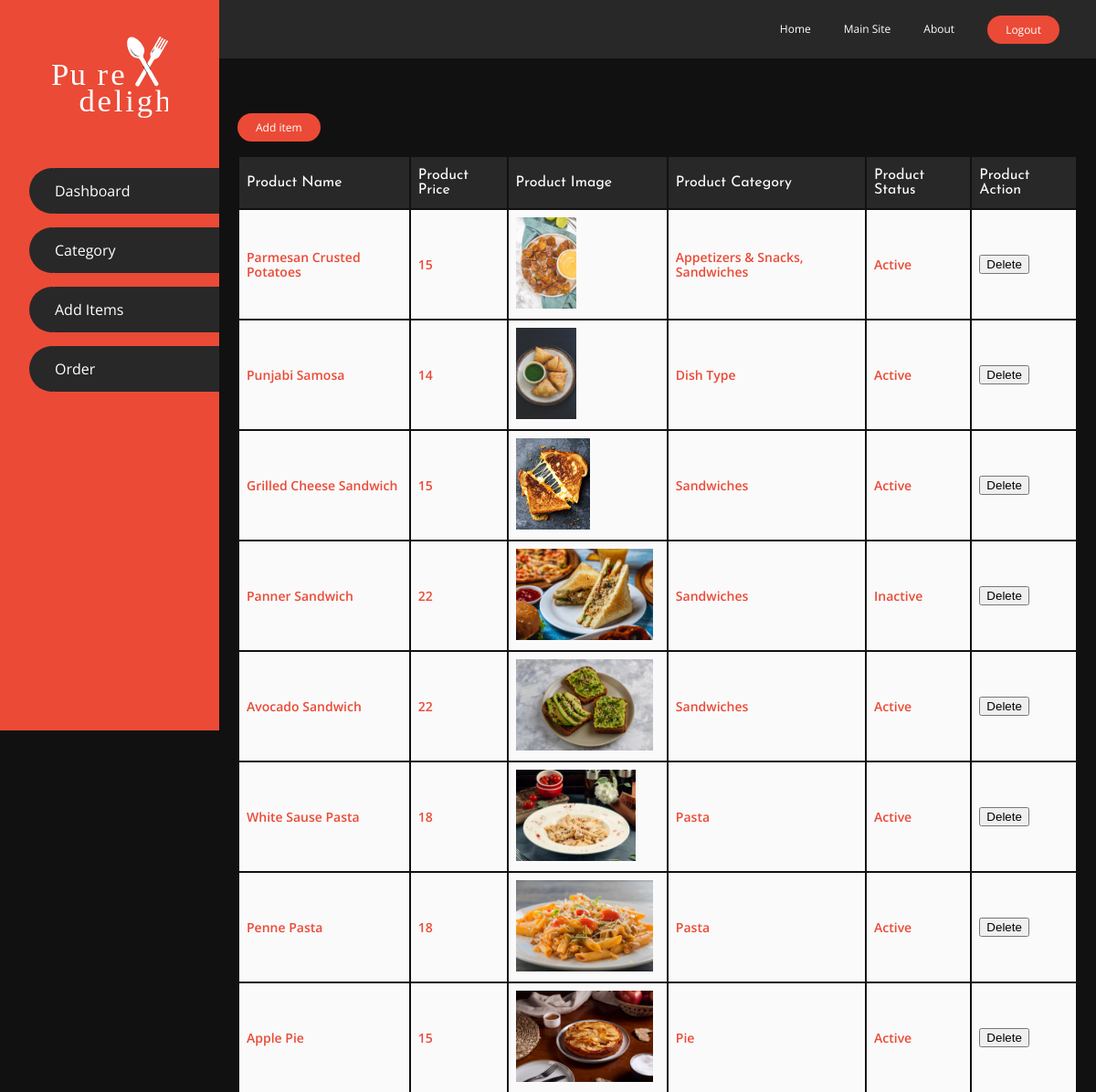
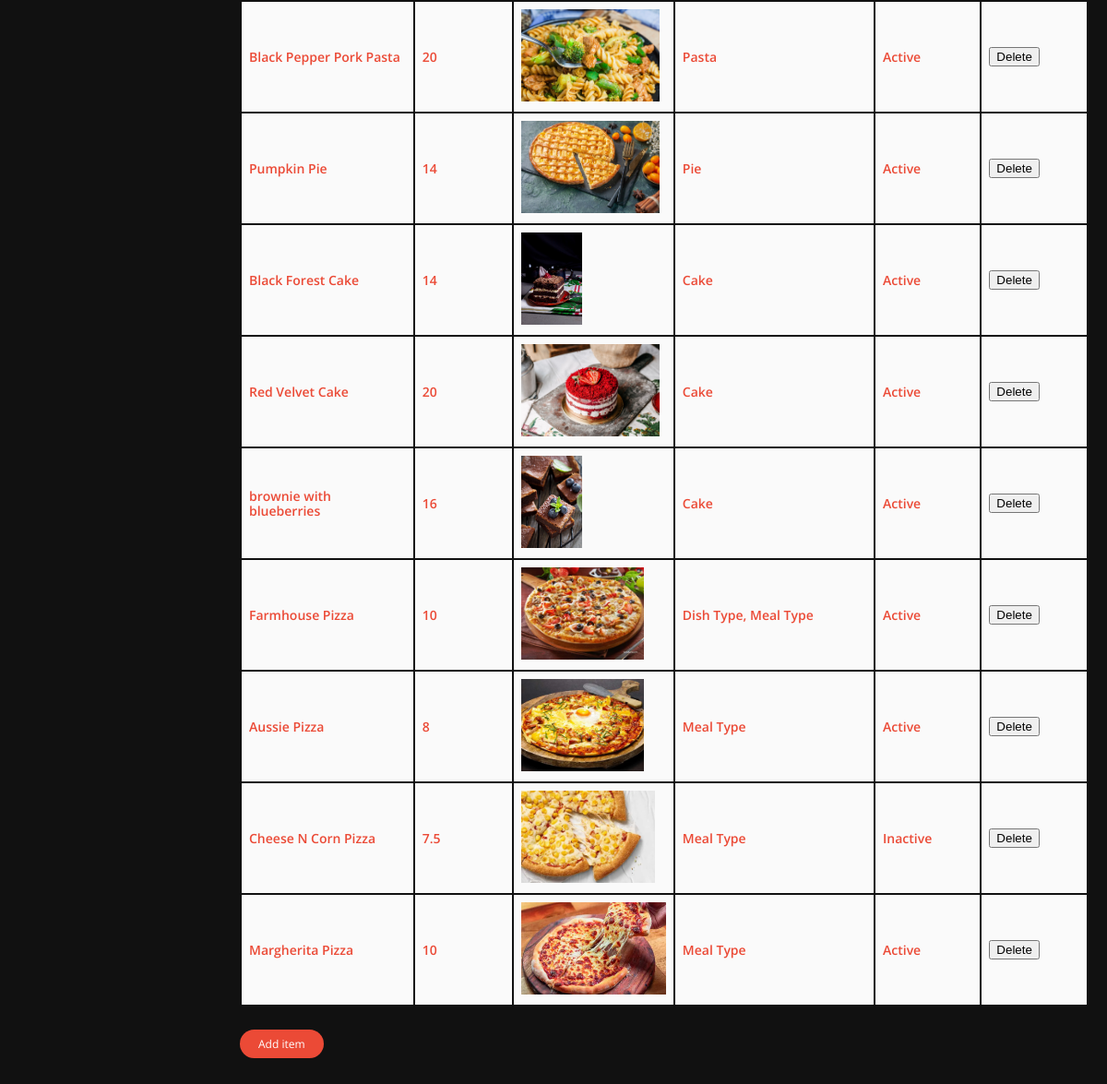
/admin/menu (signed in), run on the app's committed database (2 pictures, top to bottom).
### tables this page shows
CREATE TABLE IF NOT EXISTS `products` (
  `item_id` int NOT NULL,
  `item_name` varchar(255) NOT NULL,
  `item_price` varchar(255) NOT NULL,
  `item_image` varchar(255) DEFAULT NULL,
  `item_description` text,
  `item_category` varchar(50) DEFAULT NULL,
  `item_status` varchar(20) DEFAULT NULL,
  PRIMARY KEY (`item_id`)
);

### admin/menu.php (the view, shortened to what this page needs)
<?php
include('./config.php');
include('header.php');
$psql = "SELECT  * FROM products";
$products = $mysqli->query($psql);
?>
<main class="main">
    <section class="add-item-wrapper">
        <div class="container">
            <div class="add_item_btn">
                <button class="add_product" data-fancybox data-src="#add-item-popup">Add item</button>
            </div>
            <?php if ($products) { ?>
                <div class="table-items">
                    <table>
                        <thead>
                            <tr>
                                <th>Product Name</th>
                                <th>Product Price</th>
                                <th>Product Image</th>
                                <th>Product Category</th>
                                <th>Product Status</th>
                                <th>Product Action</th>
                            </tr>
                        </thead>
                        <tbody>
                            <?php
                            while ($product = $products->fetch_assoc()) {
                                $name = $product['item_name'];
                                $price = $product['item_price'];
                                $image = $product['item_image'];
                                $status = $product['item_status'];
                                $cats = [];
                                if (!empty($product['item_category'])) {
                                    $cat = explode(',', $product['item_category']);
                                    $cats = [];
                                    for ($i = 0; $i < count($cat); $i++) {
                                        $sql = "SELECT term_name FROM taxonomy WHERE term_id=" . $cat[$i];
                                        $result = $mysqli->query($sql);
                                        if ($result && $result->num_rows > 0) {
                                            $row = $result->fetch_assoc();
                                            array_push($cats, $row['term_name']);
                                        }
                                    }
                                }
                            ?>
                                <tr>
                                    <td><?php echo $name; ?></td>
                                    <td><?php echo $price; ?></td>
                                    <td><img src="uploads/<?php echo $image; ?>" style="height: 100px;"></td>
                                    <td><?php echo !empty($cats) ? implode(', ', $cats) : "Uncategories" ?></td>
                                    <td><?php echo $status == 1 ? "Active" : "Inactive"; ?></td>
                                    <td>
                                        <button class="btn btn-danger delete-item" data-item_id="<?php echo $product['item_id'] ?>">Delete</button>
                                    </td>
                                </tr>
                            <?php } ?>
                        </tbody>
                    </table>
                </div>
            <?php $products->free();
            } ?>
            <div class="add_item_btn">
                <button class="add_product" data-fancybox data-src="#add-item-popup">Add item</button>
            </div>
        </div>
    </section>
</main>
<?php include('footer.php'); ?>

### admin/header.php (shortened to what this page needs)
<!DOCTYPE html>
<html lang="en">
<head>
    <link rel="stylesheet" href="../assets/css/admin.css">
    <link rel="stylesheet" href="https://cdnjs.cloudflare.com/ajax/libs/font-awesome/6.3.0/css/all.min.css">
    <link rel="stylesheet" href="https://cdnjs.cloudflare.com/ajax/libs/fancybox/3.5.7/jquery.fancybox.css" />
</head>
<body>
    <div class="top-bar">
        <ul class="d-flex">
            <li><a href="#about">Home</a></li>
            <li><a href="#services">Main Site</a></li>
            <li><a href="#gallery">About</a></li>
        </ul>
        <?php
        if (!isset($_SESSION['adminemail'])) {
        ?>
            <a href="/puredelight/login" class="header-btn">Login</a>
        <?php } else { ?>
            <a href="/puredelight/admin/logout" class="header-btn">Logout</a>
        <?php } ?>
    </div>
    <div class="header2 d-flex">
        <div class="sidebar">
            <a href="/puredelight"><img src="./uploads/site-logo.svg"></a>
            <ul class="sidebar-tabs">
                <li><a href="./index.php">Dashboard</a></li>
                <li><a href="./category">Category</a></li>
                <li><a href="./menu">Add Items</a></li>
                <li><a href="./order">Order</a></li>
        </div>

### admin/footer.php (shortened to what this page needs)
</body>
</html>

### assets/css/admin.css (style rules this page uses)
:root { --font-Sacramento: 'Sacramento', cursive; --font-Josefin-Sans: 'Josefin Sans', sans-serif; --font-Open-Sans: 'Open Sans', sans-serif; --orange-color: #eb4a36; --bg-color: #111; --white-color: #fff; --black-color: #000; }
*, *:before, *:after { box-sizing: border-box; }
html { height: 100%; scroll-behavior: smooth; }
html body { min-height: 100%; position: relative; margin: 0; overflow-x: hidden; background: var(--bg-color); margin: 0; }
html img { max-width: 100%; height: auto; }
select, select:focus, button, button:hover, img, img:focus, a, a:focus, button:focus { outline: none !important; }
img { transition: all .3s ease 0s; }
.container { width: 100%; max-width: 1240px; margin: auto; padding: 0px 40px; }
.d-flex { display: flex !important; }
main section .container { padding: 0px 20px; }
.sidebar { background: var(--orange-color); }
.header2 .sidebar a img { width: auto; height: 100px; }
.sidebar>a { display: block; padding: 40px 0px 40px 0px; text-align: center; }
.sidebar { width: 100%; max-width: 20%; height: 100vh; top: 0; position: fixed; }
.sidebar-tabs { padding: 0; margin: 0; }
.sidebar-tabs li a { background: #282828; padding: 17px 30px 17px 0px; margin-bottom: 15px; display: block; color: var(--white-color); text-decoration: none; font-family: var(--font-Open-Sans); font-size: 16px; line-height: 1; font-weight: 400; margin-left: 60px; position: relative; z-index: 1; transition: 0.5s ease; }
.sidebar-tabs li:last-child a, .dashboard-inner ul li:last-child a { margin-bottom: 0; }
.sidebar-tabs li a:before { content: ""; width: 50px; height: 50px; left: -28px; background: #282828; position: absolute; top: 0; border-radius: 50%; z-index: -1; transition: 0.5s ease; }
.top-bar { height: 64px; display: flex; align-items: center; gap: 36px; justify-content: end; padding: 0px 40px; width: 100%; background: #282828; }
.top-bar ul { padding: 0; margin: 0; list-style: none; gap: 36px; }
.top-bar ul li { font-family: var(--font-Open-Sans); font-size: 12px; line-height: 1; font-weight: 400; position: relative; }
.top-bar ul li::before { content: ""; width: 0%; height: 2px; background: var(--orange-color); transition: 0.3s ease; position: absolute; bottom: -8px; }
.top-bar ul li a { color: var(--white-color); text-decoration: none; }
.top-bar .header-btn { text-decoration: none; padding: 7px 20px; background: var(--orange-color); color: var(--white-color); font-size: 12px; font-family: var(--font-Open-Sans); border-radius: 50px; font-weight: 400; display: inline-block; transition: 0.5s ease; border: none; }
.admin-page-content, .add-item-wrapper, .order-page, .category-warpper, .user-wrapper { padding: 60px 0px; }
.main { width: 80%; margin-left: auto; }
.add-item-wrapper .add_item_btn .add_product, .add_item_form .close_btn a, #add_item_to_menu input[type="submit"], #add_item_to_menu input[type=file]::file-selector-button, .user-wrapper .logout_btn a, #add_new_category input[type="submit"], .home a, .view_all_orders a { text-decoration: none; padding: 7px 20px; background: var(--orange-color); color: var(--white-color); font-size: 12px; font-family: var(--font-Open-Sans); border-radius: 50px; font-weight: 400; display: inline-block; transition: 0.5s ease; border: none; }
.table-items table, .today_order table, .all_order table { width: 100%; margin: 15px 0px 25px; }
.table-items table thead tr, .today_order table thead tr, .all_order table thead tr { text-align: left; color: var(--white-color); }
.table-items table thead tr th, .today_order table thead tr th, .all_order table thead tr th { background: #282828; padding: 12px 8px; font-family: var(--font-Josefin-Sans); font-weight: 400; }
.table-items table tbody tr td, .today_order table tbody tr td, .all_order table tbody tr td { background: rgb(255 255 255 / 98%); color: var(--orange-color); padding: 8px; font-size: 14px; line-height: 16px; font-family: var(--font-Open-Sans); font-weight: 600; }

### data on the page
products: item_name "Parmesan Crusted Potatoes", item_price "15", item_image (picture), cats "Appetizers & Snacks, Sandwiches", item_status "Active"
products: item_name "Punjabi Samosa", item_price "14", item_image (picture), cats "Dish Type", item_status "Active"
products: item_name "Grilled Cheese Sandwich", item_price "15", item_image (picture), cats "Sandwiches", item_status "Active"
products: item_name "Panner Sandwich", item_price "22", item_image (picture), cats "Sandwiches", item_status "Inactive"
products: item_name "Avocado Sandwich", item_price "22", item_image (picture), cats "Sandwiches", item_status "Active"
products: item_name "White Sause Pasta", item_price "18", item_image (picture), cats "Pasta", item_status "Active"
products: item_name "Penne Pasta", item_price "18", item_image (picture), cats "Pasta", item_status "Active"
products: item_name "Apple Pie", item_price "15", item_image (picture), cats "Pie", item_status "Active"
products: item_name "Black Pepper Pork Pasta", item_price "20", item_image (picture), cats "Pasta", item_status "Active"
products: item_name "Pumpkin Pie", item_price "14", item_image (picture), cats "Pie", item_status "Active"
products: item_name "Black Forest Cake", item_price "14", item_image (picture), cats "Cake", item_status "Active"
products: item_name "Red Velvet Cake", item_price "20", item_image (picture), cats "Cake", item_status "Active"
products: item_name "brownie with blueberries", item_price "16", item_image (picture), cats "Cake", item_status "Active"
products: item_name "Farmhouse Pizza", item_price "10", item_image (picture), cats "Dish Type, Meal Type", item_status "Active"
products: item_name "Aussie Pizza", item_price "8", item_image (picture), cats "Meal Type", item_status "Active"
products: item_name "Cheese N Corn Pizza", item_price "7.5", item_image (picture), cats "Meal Type", item_status "Inactive"
products: item_name "Margherita Pizza", item_price "10", item_image (picture), cats "Meal Type", item_status "Active"
